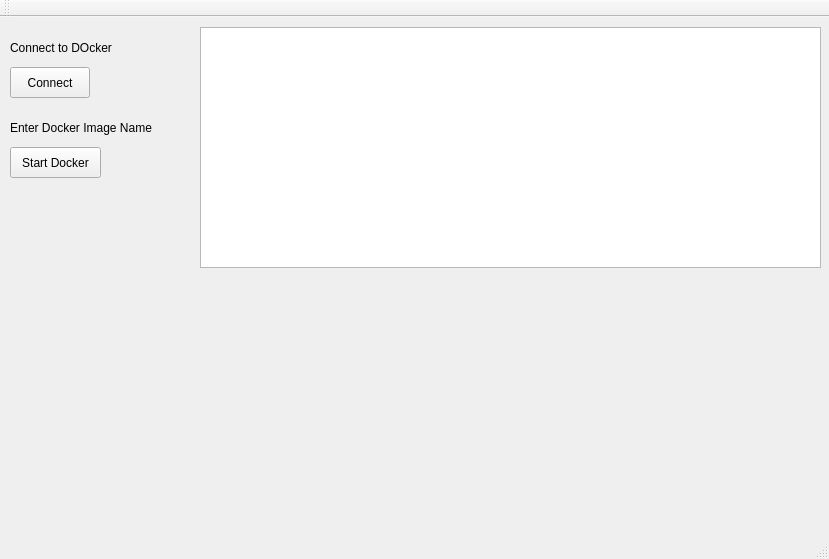
<?xml version="1.0" encoding="UTF-8"?>
<ui version="4.0">
 <class>MainWindow</class>
 <widget class="QMainWindow" name="MainWindow">
  <property name="geometry">
   <rect>
    <x>0</x>
    <y>0</y>
    <width>829</width>
    <height>559</height>
   </rect>
  </property>
  <property name="windowTitle">
   <string>MainWindow</string>
  </property>
  <widget class="QWidget" name="centralWidget">
   <widget class="QPushButton" name="pushButton">
    <property name="geometry">
     <rect>
      <x>10</x>
      <y>50</y>
      <width>80</width>
      <height>31</height>
     </rect>
    </property>
    <property name="text">
     <string>Connect</string>
    </property>
   </widget>
   <widget class="QLabel" name="label">
    <property name="geometry">
     <rect>
      <x>10</x>
      <y>20</y>
      <width>141</width>
      <height>21</height>
     </rect>
    </property>
    <property name="text">
     <string>Connect to DOcker</string>
    </property>
   </widget>
   <widget class="QTextBrowser" name="textBrowser">
    <property name="geometry">
     <rect>
      <x>200</x>
      <y>10</y>
      <width>621</width>
      <height>241</height>
     </rect>
    </property>
   </widget>
   <widget class="QPushButton" name="pushButton_2">
    <property name="geometry">
     <rect>
      <x>10</x>
      <y>130</y>
      <width>91</width>
      <height>31</height>
     </rect>
    </property>
    <property name="text">
     <string>Start Docker</string>
    </property>
   </widget>
   <widget class="QLabel" name="label_2">
    <property name="geometry">
     <rect>
      <x>10</x>
      <y>100</y>
      <width>161</width>
      <height>21</height>
     </rect>
    </property>
    <property name="text">
     <string>Enter Docker Image Name</string>
    </property>
   </widget>
  </widget>
  <widget class="QMenuBar" name="menuBar">
   <property name="geometry">
    <rect>
     <x>0</x>
     <y>0</y>
     <width>829</width>
     <height>20</height>
    </rect>
   </property>
  </widget>
  <widget class="QToolBar" name="mainToolBar">
   <attribute name="toolBarArea">
    <enum>TopToolBarArea</enum>
   </attribute>
   <attribute name="toolBarBreak">
    <bool>false</bool>
   </attribute>
  </widget>
  <widget class="QStatusBar" name="statusBar"/>
 </widget>
 <layoutdefault spacing="6" margin="11"/>
 <resources/>
 <connections/>
</ui>
